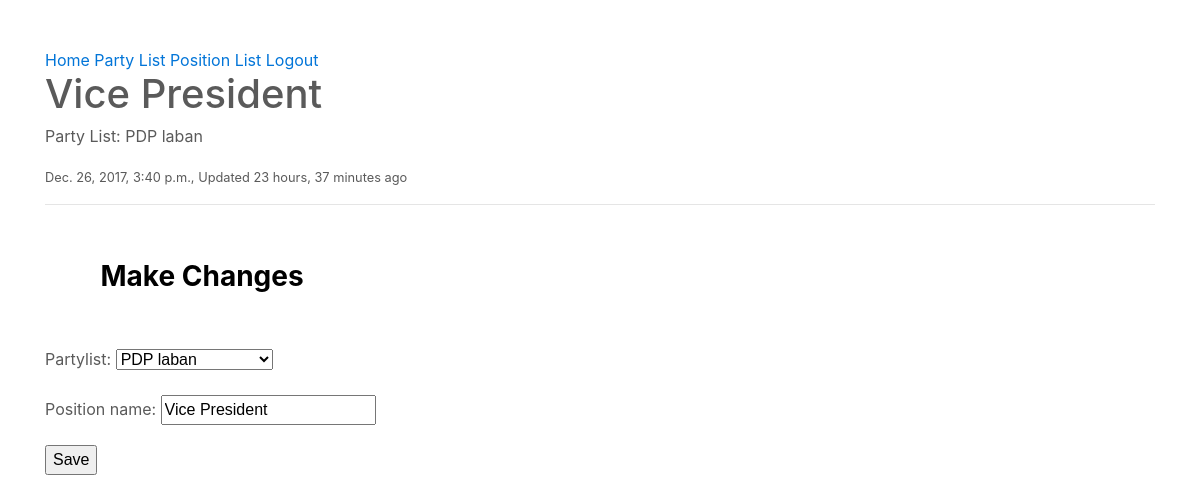
The app's page /position/vice-president/ (signed in) with its own data.
### positions/models.py (models this page shows, shortened)
class Position(models.Model):
	user 				= models.ForeignKey(User)
	partylist			= models.ForeignKey(PartyList)
	position_name 		= models.CharField(max_length=120)
	timestamp			= models.DateTimeField(auto_now_add=True)
	updated				= models.DateTimeField(auto_now=True)
	slug				= models.SlugField(null=True, blank=True)
	@property
	def title(self):
		return self.position_name
	class Meta:
		ordering = ['-updated', '-timestamp']

### partylists/models.py (models this page shows, shortened)
class PartyList(models.Model):
	owner 				= models.ForeignKey(User)
	partylist_name 		= models.CharField(max_length=120)
	timestamp			= models.DateTimeField(auto_now_add=True)
	updated				= models.DateTimeField(auto_now=True)
	slug				= models.SlugField(null=True, blank=True)
	objects 			= CandidateManager()
	def __str__(self):
		return self.partylist_name
	class Meta:
		ordering = ['-updated', '-timestamp']

### positions/views.py (the view)
# urls.py: url(r'^(?P<slug>[\w-]+)/$', PositionUpdateView.as_view(), name='edit')
class PositionUpdateView(LoginRequiredMixin, PermissionRequiredMixin, UpdateView):
	permission_required = 'positions'
	form_class = PositionCreateForm
	template_name = 'positions/detail-update.html'
	def get_queryset(self):
		return Position.objects.filter(user=self.request.user)
	def get_context_data(self, *args, **kwargs):
		context = super(PositionUpdateView, self).get_context_data(*args, **kwargs)
		context['title'] = 'Update Position'
		return context

### positions/forms.py
class PositionCreateForm(forms.ModelForm):
	class Meta:
		model = Position
		fields = [
			'partylist',
			'position_name'
		]

### positions/templates/positions/detail-update.html (shortened to what this page needs)
{% extends "base.html" %}
{% block content %}
<h1>{{ form.instance.title }}</h1>
<p>Party List: {{ form.instance.partylist }}</p>
<small>{{ form.instance.timestamp }}, Updated {{ form.instance.updated|timesince }} ago</small>
<hr/>
<h3>Make Changes</h3>
{% include 'snippets/form-snippet.html' with form=form %}
{% endblock %}

### templates/snippets/form-snippet.html (shortened to what this page needs)
{% block content %}
<form method='POST'>{% csrf_token %}
	{{ form.as_p }}
	<button type='submit'>Save</button>
</form>
{% endblock %}

### static/css/carousel.css (style rules this page uses)
div.transbox p,h3 { margin: 5%; font-weight: bold; color: #000000; }
body { padding-top: 3rem; padding-bottom: 3rem; color: #5a5a5a; }
.carousel-caption h3,p { z-index: 10; bottom: 3rem; }

### records on screen
Position: instance "Vice President", instance.partylist "PDP laban", instance.timestamp "Dec. 26, 2017, 3:40 p.m.", instance.updated "23 hours, 37 minutes", partylist "PDP laban", position_name "Vice President"
